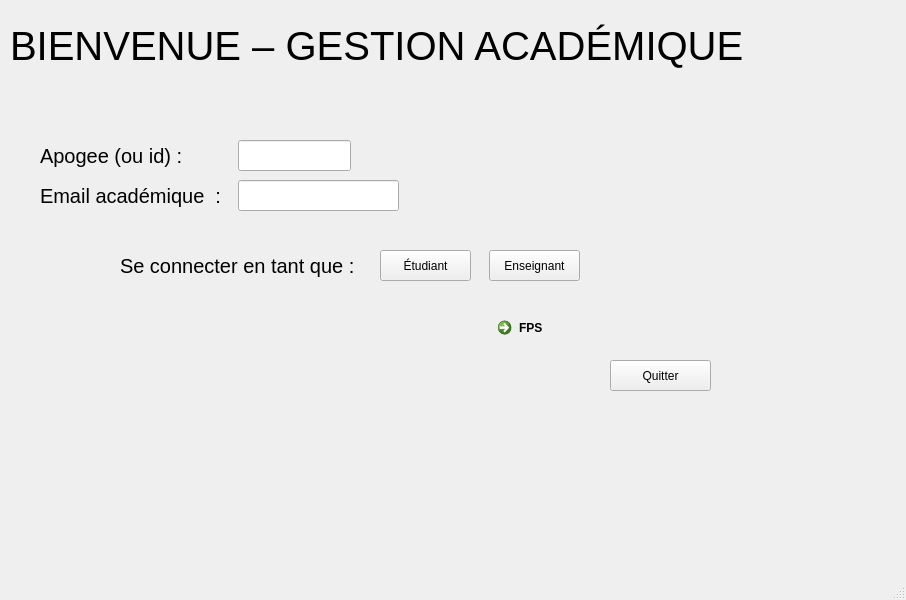
<?xml version="1.0" encoding="UTF-8"?>
<ui version="4.0">
 <class>MainWindow</class>
 <widget class="QMainWindow" name="MainWindow">
  <property name="geometry">
   <rect>
    <x>0</x>
    <y>0</y>
    <width>906</width>
    <height>600</height>
   </rect>
  </property>
  <property name="windowTitle">
   <string>MainWindow</string>
  </property>
  <widget class="QWidget" name="centralwidget">
   <widget class="QLineEdit" name="lineEdit_apogee">
    <property name="geometry">
     <rect>
      <x>238</x>
      <y>140</y>
      <width>113</width>
      <height>31</height>
     </rect>
    </property>
   </widget>
   <widget class="QLabel" name="prenom_label">
    <property name="geometry">
     <rect>
      <x>120</x>
      <y>250</y>
      <width>251</width>
      <height>31</height>
     </rect>
    </property>
    <property name="styleSheet">
     <string notr="true">QLabel{
font-size:20px;
}</string>
    </property>
    <property name="text">
     <string>Se connecter en tant que :</string>
    </property>
   </widget>
   <widget class="QLabel" name="module_label_2">
    <property name="geometry">
     <rect>
      <x>40</x>
      <y>140</y>
      <width>181</width>
      <height>31</height>
     </rect>
    </property>
    <property name="styleSheet">
     <string notr="true">QLabel{
font-size:20px;
}</string>
    </property>
    <property name="text">
     <string>Apogee (ou id) :</string>
    </property>
   </widget>
   <widget class="QCommandLinkButton" name="link">
    <property name="geometry">
     <rect>
      <x>490</x>
      <y>310</y>
      <width>221</width>
      <height>41</height>
     </rect>
    </property>
    <property name="text">
     <string>FPS</string>
    </property>
   </widget>
   <widget class="QPushButton" name="butt_ensegnant">
    <property name="geometry">
     <rect>
      <x>489</x>
      <y>250</y>
      <width>91</width>
      <height>31</height>
     </rect>
    </property>
    <property name="text">
     <string>Enseignant</string>
    </property>
   </widget>
   <widget class="QLabel" name="titre">
    <property name="geometry">
     <rect>
      <x>10</x>
      <y>0</y>
      <width>891</width>
      <height>91</height>
     </rect>
    </property>
    <property name="styleSheet">
     <string notr="true">QLabel{
font-size:40px;
	}</string>
    </property>
    <property name="text">
     <string>BIENVENUE – GESTION ACADÉMIQUE</string>
    </property>
   </widget>
   <widget class="QPushButton" name="butt_etudiant">
    <property name="geometry">
     <rect>
      <x>380</x>
      <y>250</y>
      <width>91</width>
      <height>31</height>
     </rect>
    </property>
    <property name="text">
     <string>Étudiant</string>
    </property>
   </widget>
   <widget class="QLineEdit" name="lineEdit_email">
    <property name="geometry">
     <rect>
      <x>238</x>
      <y>180</y>
      <width>161</width>
      <height>31</height>
     </rect>
    </property>
    <property name="text">
     <string/>
    </property>
   </widget>
   <widget class="QLabel" name="module_label_3">
    <property name="geometry">
     <rect>
      <x>40</x>
      <y>180</y>
      <width>181</width>
      <height>31</height>
     </rect>
    </property>
    <property name="styleSheet">
     <string notr="true">QLabel{
font-size:20px;
}</string>
    </property>
    <property name="text">
     <string>Email académique  :</string>
    </property>
   </widget>
   <widget class="QPushButton" name="butt_etudiant_2">
    <property name="geometry">
     <rect>
      <x>610</x>
      <y>360</y>
      <width>101</width>
      <height>31</height>
     </rect>
    </property>
    <property name="text">
     <string>Quitter</string>
    </property>
   </widget>
  </widget>
  <widget class="QMenuBar" name="menubar">
   <property name="geometry">
    <rect>
     <x>0</x>
     <y>0</y>
     <width>906</width>
     <height>25</height>
    </rect>
   </property>
  </widget>
  <widget class="QStatusBar" name="statusbar"/>
 </widget>
 <resources/>
 <connections/>
</ui>
